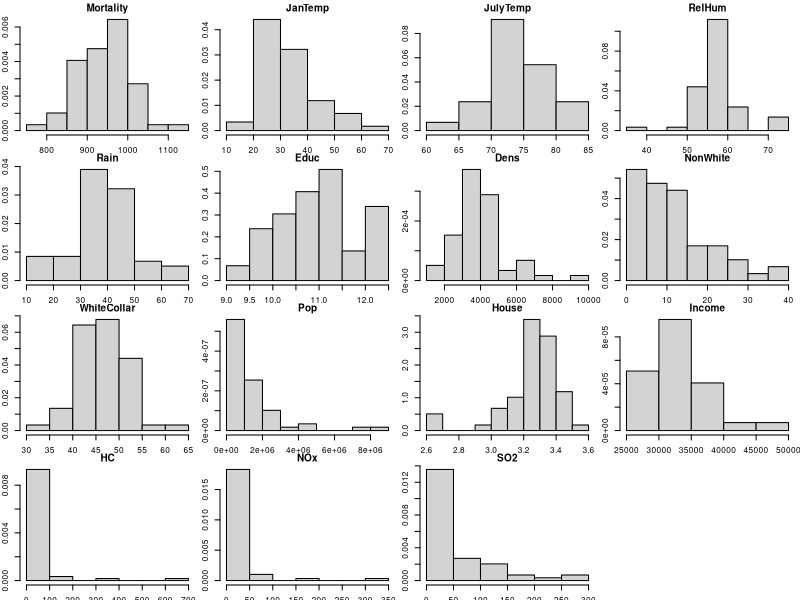
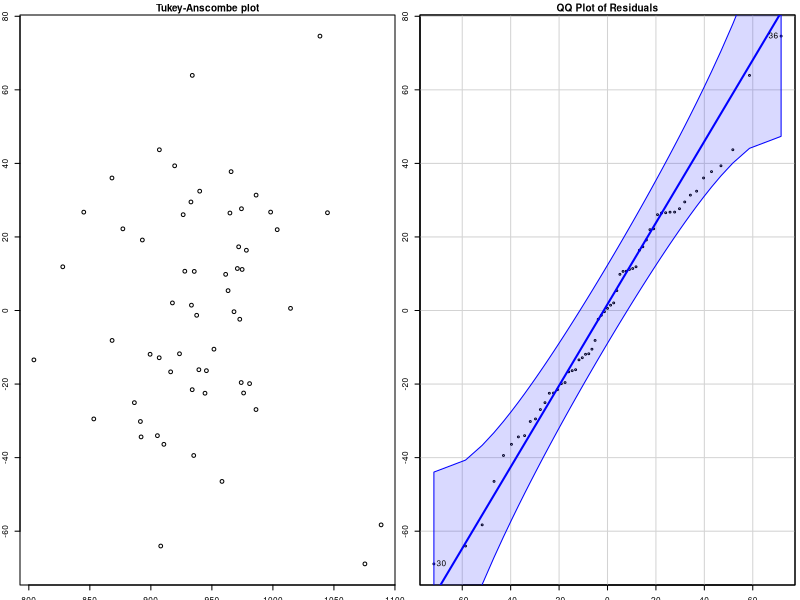
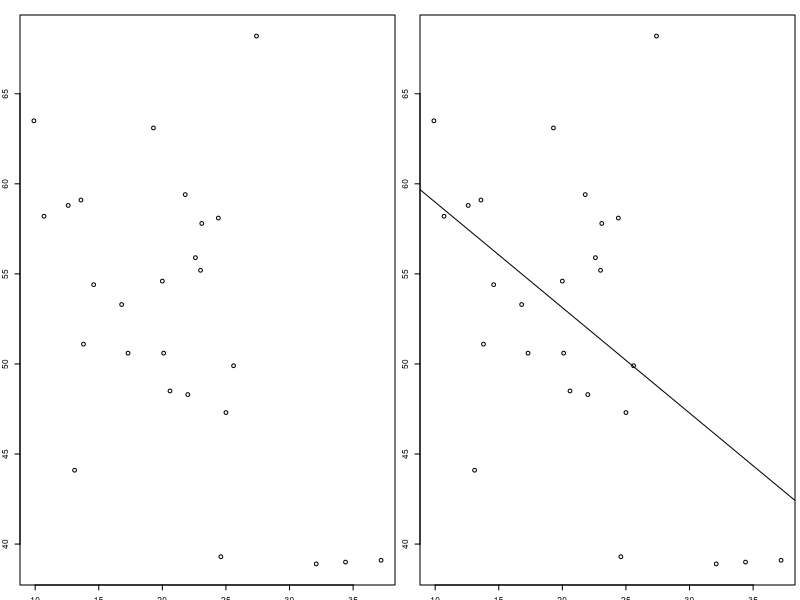
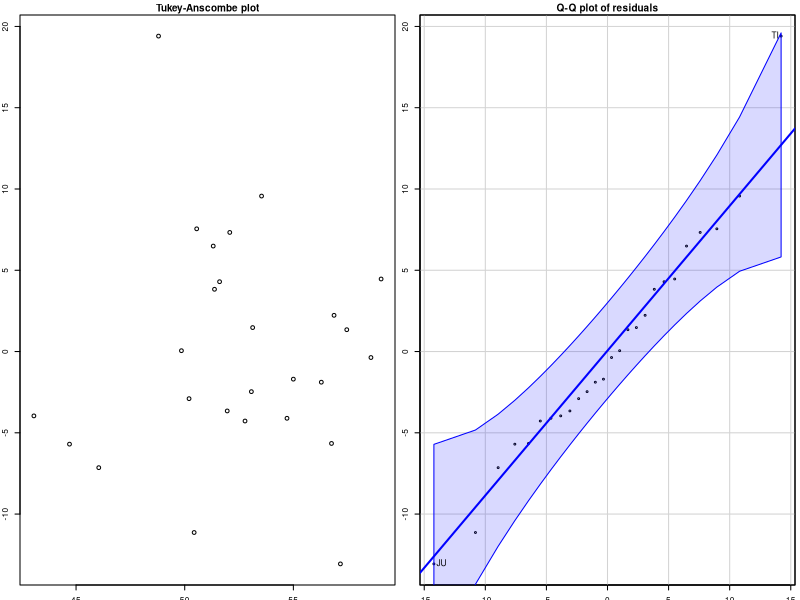
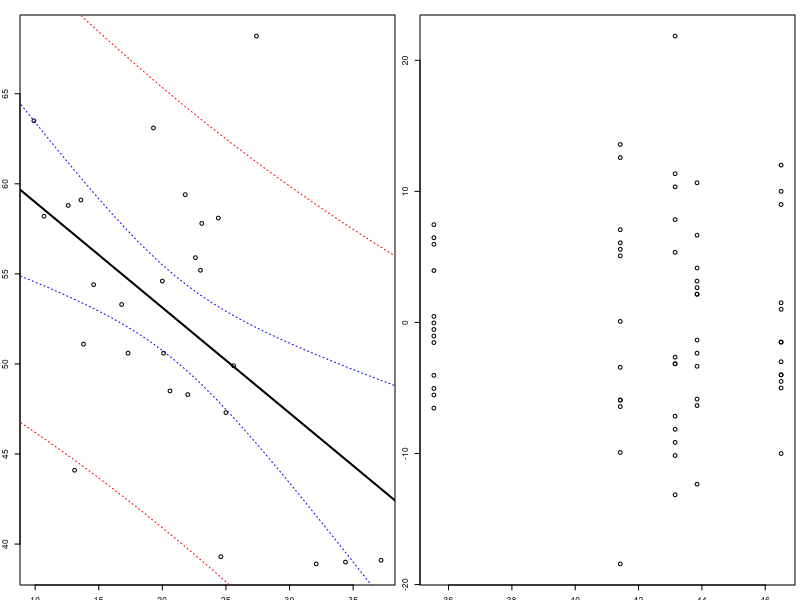
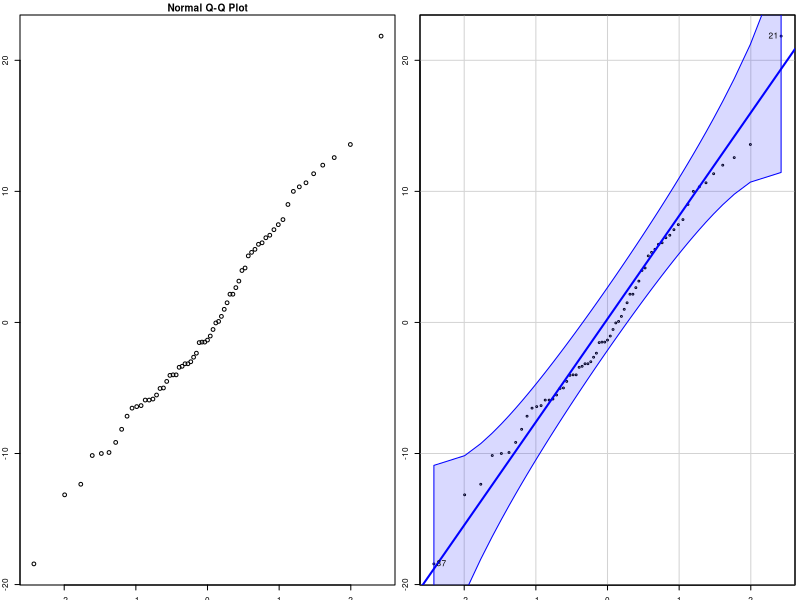

The R source for these figures, in order:
## ---- chunk 1
knitr::opts_chunk$set(echo = TRUE)
## ---- chunk 2
farm = read.table("farm.dat", header = TRUE)
farm.fit <- lm(Dollar ~ cows, data = farm)
summary(farm.fit)
## ---- chunk 3
predict(farm.fit, interval = "confidence")
predict(farm.fit, newdataframe = data.frame(cows=c(0,20,8.85), interval = "confidence"))
## ---- chunk 4
farm.fit2 <- lm(Dollar ~ acres, data = farm)
summary(farm.fit2)

farm.fit3 <- lm(Dollar ~ acres + cows, data = farm)
summary(farm.fit3)
## ---- chunk 5
airp <- read.csv("airpollution.csv")
airp$City <- NULL #deletes the Cities names (da x in for loop numerisch sein muss)
par(mfrow = c(4, 4), mar = c(1.5, 2, 1.5, 0.5), cex = 0.5) # for a display

for (i in 1:ncol(airp)) hist(airp[, i], freq = FALSE, main = colnames(airp)[i],
xlab = "", ylab = "")
## ---- chunk 6
airp$Pop <- log(airp$Pop)
airp$HC <- log(airp$HC)
airp$NOx <- log(airp$NOx)
airp$SO2 <- log(airp$SO2)
names(airp)[names(airp)=="Pop"]<-"logPop"
names(airp)[names(airp)=="HC"]<- "logHC"
names(airp)[names(airp)=="NOx"]<-"logNOx"
names(airp)[names(airp)=="SO2"]<-"logSO2"
## ---- chunk 7
airp.fit <- lm(Mortality ~ ., data = airp)
summary(airp.fit)
## ---- chunk 8

par(mfrow = c(1,2), cex = 0.5)
plot(fitted(airp.fit), resid(airp.fit), xlab = "Fitted values", ylab = "Residuals", main = "Tukey-Anscombe plot")
library("car") # needed for qqPlot
qqPlot(resid(airp.fit), dist = "norm", mean = mean(resid(airp.fit)), sd = sd(resid(airp.fit)), xlab = "Theoretical quantiles", ylab = "Empirical quantiles", main = "QQ Plot of Residuals")
## ---- chunk 9
airp.fit2 <- lm(Mortality ~ JanTemp + Rain + NonWhite + logNOx, data = airp)
summary(airp.fit2)
## ---- chunk 10
immi <- read.table("massimmigration.csv", header = TRUE, sep = '\t')
## ---- chunk 11
rownames(immi) <- immi$canton
immi$canton <- NULL #remove the cantons
plot(yes ~ foreigners, data = immi)
## ---- chunk 12
model1.fit <- lm(yes ~ foreigners, data = immi)
summary(model1.fit)
## ---- chunk 13
plot(yes ~ foreigners, data = immi)
abline(model1.fit)
## ---- chunk 14
library(car) # needed for qqPlot
## ---- chunk 15
par(mfrow = c(1, 2), cex = 0.5)
plot(fitted(model1.fit), resid(model1.fit), xlab = "Fitted values", ylab = "Residuals", main = "Tukey-Anscombe plot")

qqPlot(resid(model1.fit), dist = "norm", mean = mean(resid(model1.fit)), sd = sd(resid(model1.fit)), xlab = "Theoretical quantiles", ylab = "Empirical quantiles", main = "Q-Q plot of residuals")
## ---- chunk 16
x.val <- seq(0,40, by=1)
pred.interval <- as.data.frame(predict(model1.fit, level = 0.9, newdata = data.frame(foreigners=x.val), interval = "prediction"))
head(pred.interval)
## ---- chunk 17
x.val <- seq(0,40, by=1)
conf.band <- as.data.frame(predict(model1.fit, level = 0.9, newdata = data.frame(foreigners=x.val), interval = "confidence"))
## ---- chunk 18
plot(yes ~ foreigners, data = immi)
lines(x.val, conf.band$lwr, col="blue", lty=3)
lines(x.val, conf.band$upr, col="blue", lty=3)
lines(x.val, pred.interval$lwr, col= "red", lty=3)
lines(x.val, pred.interval$upr, col="red", lty=3)
lines(x.val, conf.band$fit, lwd=2)

## ---- chunk 19
Y_hat <- fitted(model1.fit)
Y_Bar <- mean(immi$yes)

R_square <- sum((Y_hat - Y_Bar)^2)/ sum((immi$yes - Y_Bar)^2)
R_square
## ---- chunk 20
n <- nrow(immi)
q <- 2 #The number of regression parameters needed to fit
F_stat <- (sum((Y_hat - Y_Bar)^2)/(q-1))/(sum((immi$yes - Y_hat)^2)/(n-q))
F_stat
## ---- chunk 21
summary(model1.fit)
## ---- chunk 22
immi$density <- immi$inhabitants/immi$area
model2_full <- lm(yes ~ ., data = immi)
summary(model2_full)
## ---- chunk 23
model2_reduced_1 <- update(model2_full, . ~ .-inhabitants)
anova(model2_reduced_1, model2_full)
summary(model2_reduced_1)
## ---- chunk 24
model2_reduced_2 <- update(model2_reduced_1, . ~ . -area)
anova(model2_reduced_2, model2_reduced_1)
summary(model2_reduced_2)
## ---- chunk 25
model2_reduced_3 <- update(model2_reduced_2, . ~ . -density)
anova(model2_reduced_3, model2_reduced_2)
summary(model2_reduced_3)
## ---- chunk 26
flower_data <-read.table('daffodils.csv', header = T, sep = ',')

flower_anova <-lm(Length ~ Side, data = flower_data)

summary(flower_anova)
## ---- chunk 27
plot(fitted(flower_anova), flower_anova$residuals)
qqnorm(flower_anova$residuals)

library(car)
qqPlot(flower_anova$residuals)
## ---- chunk 28
pairwise.t.test(flower_data$Length, flower_data$Side, p.adjust.method = 'bonferroni')
help("pairwise.t.test")
